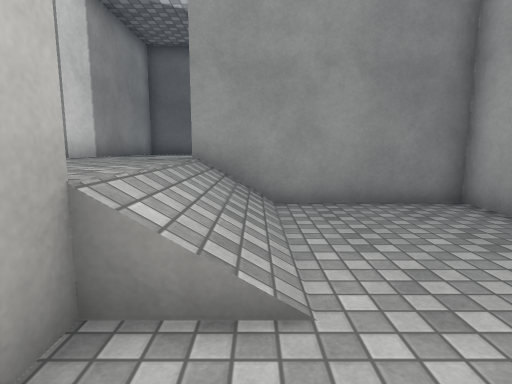
view 1 (above)

17 first-person views from a walk through a Unity game level. The camera is 1.2 m above the floor, tilts 8° down and sees 80° across. The floor is counted in squares, 1 m on a side. Each view is taken from the middle of a square. On the plan, view 1 faces up. The plan holds only what a view shows up to about 13 squares ahead; the rest is blank. The place goes on beyond the plan. The player character is not drawn. Some animated figures are not drawn. Surface patterns are stand-ins for the level's own textures.

view 2
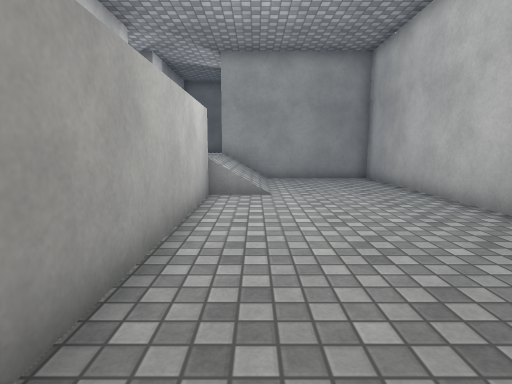

view 3
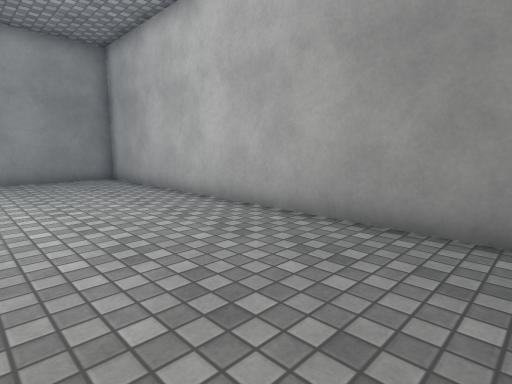

view 4
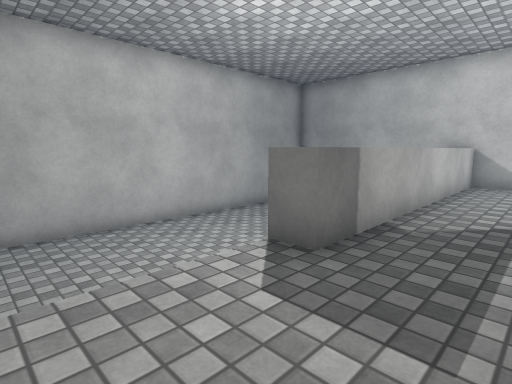

view 5
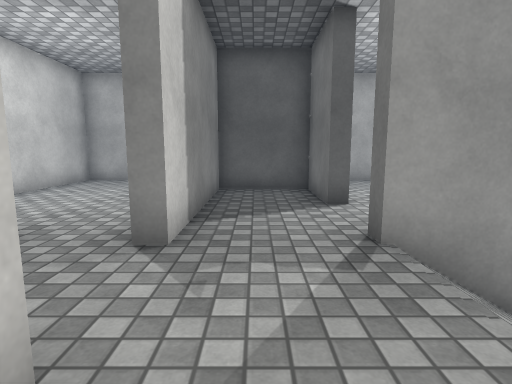

view 6
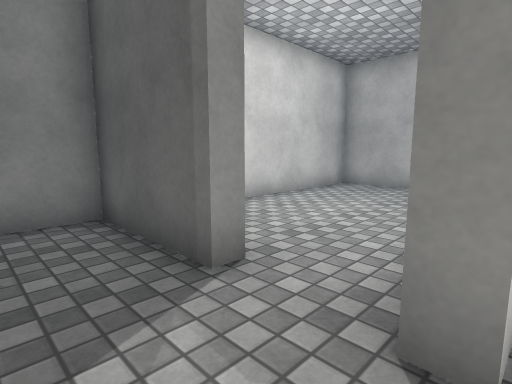

view 7
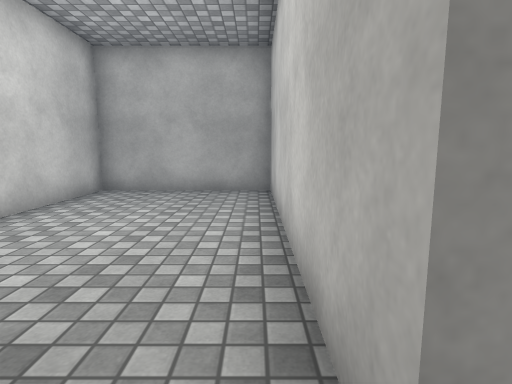

view 8
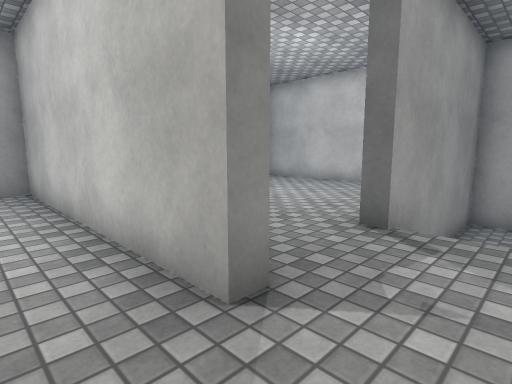

view 9
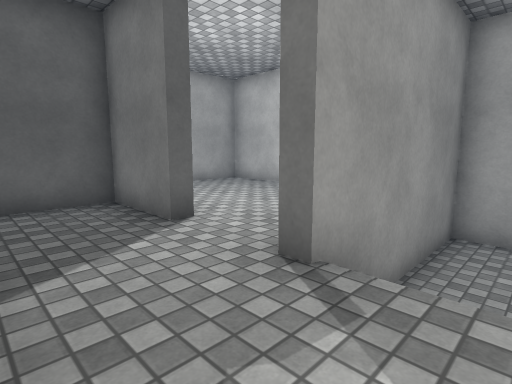

view 10
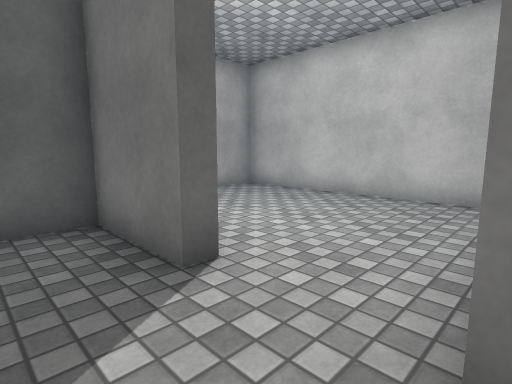

view 11
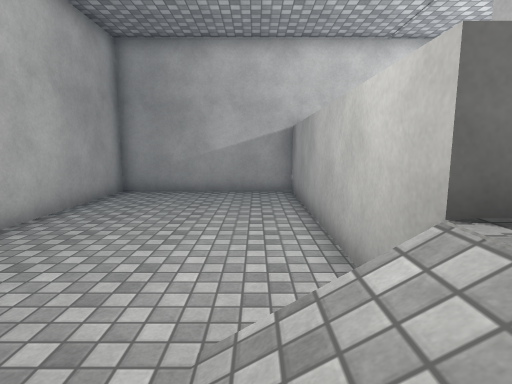

view 12
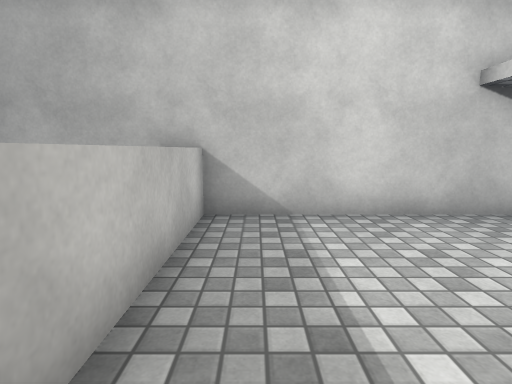

view 13
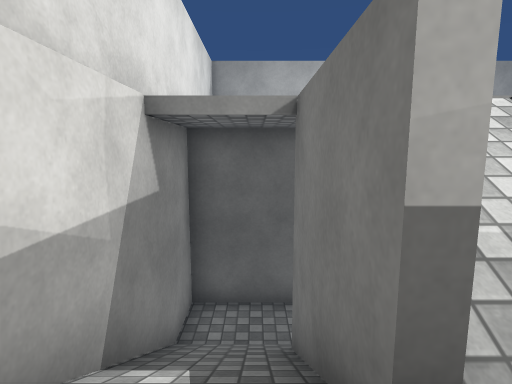

view 14
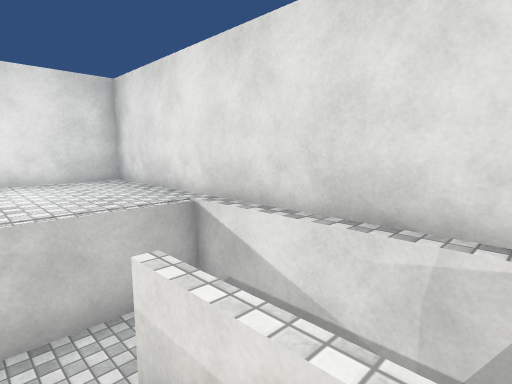

view 15
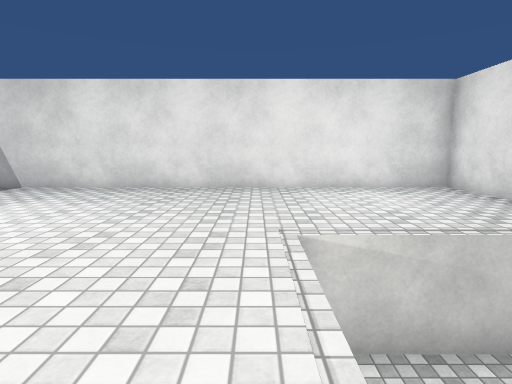

view 16
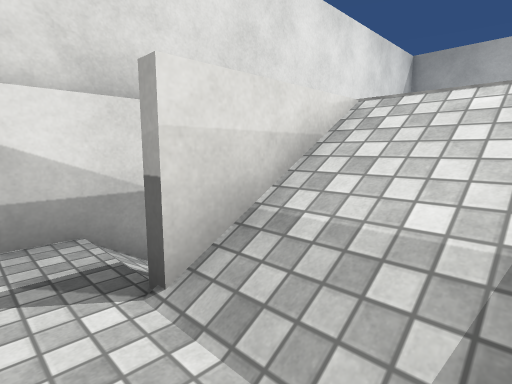

view 17
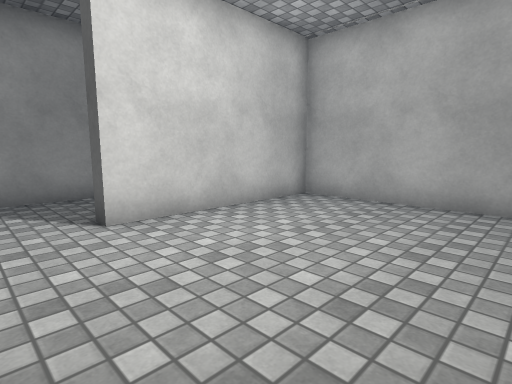

### Floor plan
Key: @ floor where view 1 was taken; # wall or solid block; . main floor; - floor 1 m lower than the main floor; : floor 2.5 m higher than the main floor; + floor 4.25 m higher than the main floor; / step, stairs or slope; = window, fence, low wall or low ledge; ^ raised ledge; O other object.
Columns run from 10 left of view 1 to 5 right of it. Each row starts with its distance up from view 1.
 15 #######  #######
 14 #.....#  #.....#
 13 #.....#  #.....#
 12 #.....####.....#
 11 #.....#..#.....#
 10 #.....#..#.....#
  9  .....#........#
  8   ....#........#
  7 ####..#..#######
  6 #........//----#
  5 #//......//----#
  4 #//////..//----#
  3 #//=///..//----#
  2 #//#///.^#/----#
  1 #::////.^#-----#
  0 #:::::/.^#@----#
 -1 #:::://.^#-----#
 -2 #. .++/.^#-----#
 -3 #=......^#-----#
 -4 #O......^#-----#
 -5 #O......^#-----#
 -6 #.......^#-----#
 -7 ################

Positions as (right, up) in squares from view 1, and headings:
1: (0, 0), facing up
2: (0, -6), facing up
3: (0, -6), facing up-right
4: (-4, 5), facing down-right
5: (-3, 3), facing up
6: (-4, 5), facing up-left
7: (-5, 6), facing up
8: (-6, 5), facing up-right
9: (-4, 5), facing up-right
10: (-3, 7), facing up-right
11: (0, 4), facing down
12: (-3, -1), facing down
13: (-8, 0), facing up
14: (-6, 4), facing down-left
15: (-4, 3), facing down
16: (-5, 0), facing up-left
17: (4, 8), facing up-left
